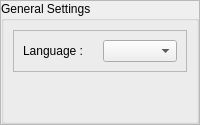
               <widget class="QFrame" name="frame_26">
                <property name="minimumSize">
                 <size>
                  <width>200</width>
                  <height>0</height>
                 </size>
                </property>
                <property name="frameShape">
                 <enum>QFrame::StyledPanel</enum>
                </property>
                <property name="frameShadow">
                 <enum>QFrame::Raised</enum>
                </property>
                <layout class="QVBoxLayout" name="verticalLayout_21">
                 <property name="leftMargin">
                  <number>0</number>
                 </property>
                 <property name="topMargin">
                  <number>0</number>
                 </property>
                 <property name="rightMargin">
                  <number>0</number>
                 </property>
                 <property name="bottomMargin">
                  <number>0</number>
                 </property>
                 <item>
                  <widget class="QGroupBox" name="groupBox_4">
                   <property name="maximumSize">
                    <size>
                     <width>500</width>
                     <height>16777215</height>
                    </size>
                   </property>
                   <property name="title">
                    <string>General Settings</string>
                   </property>
                   <layout class="QVBoxLayout" name="verticalLayout_22">
                    <item>
                     <widget class="QFrame" name="frame_41">
                      <property name="frameShape">
                       <enum>QFrame::StyledPanel</enum>
                      </property>
                      <property name="frameShadow">
                       <enum>QFrame::Raised</enum>
                      </property>
                      <layout class="QHBoxLayout" name="horizontalLayout_28">
                       <item>
                        <widget class="QLabel" name="label_23">
                         <property name="text">
                          <string>Language : </string>
                         </property>
                        </widget>
                       </item>
                       <item>
                        <widget class="QComboBox" name="comboBox_5"/>
                       </item>
                      </layout>
                     </widget>
                    </item>
                    <item>
                     <spacer name="verticalSpacer_6">
                      <property name="orientation">
                       <enum>Qt::Vertical</enum>
                      </property>
                      <property name="sizeHint" stdset="0">
                       <size>
                        <width>20</width>
                        <height>40</height>
                       </size>
                      </property>
                     </spacer>
                    </item>
                   </layout>
                  </widget>
                 </item>
                </layout>
               </widget>
